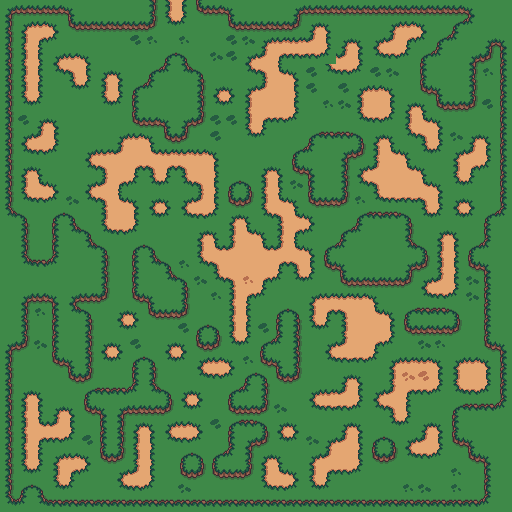

The image is a tile-based game level rendered from a .tmx file. Its description and source (layers, tilesets, objects; grid data summarised) follow:
An orthogonal 32x32 tile map with 16x16 px tiles, 2 tile layers (Terrain, Decorations), 2 tilesets and 19 objects (11x enemy, 5x object, trigger, skeleton, start).

<map version="1.10" tiledversion="1.11.2" orientation="orthogonal" renderorder="right-down" width="32" height="32" tilewidth="16" tileheight="16" infinite="0" nextlayerid="4" nextobjectid="21">
 <tileset firstgid="1" source="../tilesets/tilesets.tsx" />
 <tileset firstgid="257" source="../tilesets/decorations.tsx" />
 <layer id="1" name="Terrain" width="32" height="32">
  <data>[1024 cells, 1024 non-empty, 33 distinct tile ids]</data>
 </layer>
 <layer id="2" name="Decorations" width="32" height="32">
  <data>[1024 cells, 0 non-empty, 0 distinct tile ids]</data>
 </layer>
 <objectgroup id="3" name="Things">
  <object id="1" name="goto_level1" type="trigger" x="167.419" y="0.843417">
   <properties>
    <property name="name" value="goto_level1" />
    <property name="size" type="int" value="16" />
    <property name="type" value="trigger" />
   </properties>
   <point />
  </object>
  <object id="2" name="chest" type="object" x="183.445" y="377.432">
   <properties>
    <property name="name" value="chest" />
    <property name="type" value="object" />
   </properties>
   <point />
  </object>
  <object id="3" name="skeleton" type="enemy" x="183.866" y="249.653">
   <properties>
    <property name="name" value="skeleton" />
    <property name="type" value="enemy" />
   </properties>
   <point />
  </object>
  <object id="4" name="skeleton" type="enemy" x="263.57" y="299.837">
   <properties>
    <property name="name" value="skeleton" />
    <property name="type" value="enemy" />
   </properties>
   <point />
  </object>
  <object id="5" name="skeleton" type="enemy" x="311.223" y="233.628">
   <properties>
    <property name="name" value="skeleton" />
    <property name="type" value="enemy" />
   </properties>
   <point />
  </object>
  <object id="6" name="skeleton" type="enemy" x="231.52" y="72.5344">
   <properties>
    <property name="name" value="skeleton" />
    <property name="type" value="enemy" />
   </properties>
   <point />
  </object>
  <object id="7" name="skeleton" type="enemy" x="120.61" y="73.7995">
   <properties>
    <property name="name" value="skeleton" />
    <property name="type" value="enemy" />
   </properties>
   <point />
  </object>
  <object id="8" name="skeleton" type="enemy" x="359.298" y="312.067">
   <properties>
    <property name="name" value="skeleton" />
    <property name="type" value="enemy" />
   </properties>
   <point />
  </object>
  <object id="9" name="skeleton" type="enemy" x="54.8225" y="395.565">
   <properties>
    <property name="name" value="skeleton" />
    <property name="type" value="enemy" />
   </properties>
   <point />
  </object>
  <object id="10" name="chest" type="object" x="37.954" y="457.557">
   <properties>
    <property name="name" value="chest" />
    <property name="type" value="object" />
   </properties>
   <point />
  </object>
  <object id="11" name="skeleton" type="enemy" x="311.223" y="424.664">
   <properties>
    <property name="name" value="skeleton" />
    <property name="type" value="enemy" />
   </properties>
   <point />
  </object>
  <object id="12" name="skeleton" type="enemy" x="376.167" y="378.697">
   <properties>
    <property name="name" value="skeleton" />
    <property name="type" value="enemy" />
   </properties>
   <point />
  </object>
  <object id="13" name="skeleton" type="enemy" x="425.085" y="443.219">
   <properties>
    <property name="name" value="skeleton" />
    <property name="type" value="enemy" />
   </properties>
   <point />
  </object>
  <object id="14" name="chest" type="object" x="456.714" y="473.16">
   <properties>
    <property name="name" value="chest" />
    <property name="type" value="object" />
   </properties>
   <point />
  </object>
  <object id="15" name="chest" type="object" x="440.689" y="153.081">
   <properties>
    <property name="name" value="chest" />
    <property name="type" value="object" />
   </properties>
   <point />
  </object>
  <object id="16" name="skeleton" x="391.77" y="135.791">
   <properties>
    <property name="name" value="skeleton" />
    <property name="type" value="enemy" />
   </properties>
   <point />
  </object>
  <object id="17" name="skeleton" type="enemy" x="407.795" y="185.553">
   <properties>
    <property name="name" value="skeleton" />
    <property name="type" value="enemy" />
   </properties>
   <point />
  </object>
  <object id="18" name="start" type="start" x="184.288" y="10.5428">
   <properties>
    <property name="type" value="start" />
   </properties>
   <point />
  </object>
  <object id="19" name="chest" type="object" gid="506" x="271.595" y="448.267" width="16" height="16" />
 </objectgroup>
</map>